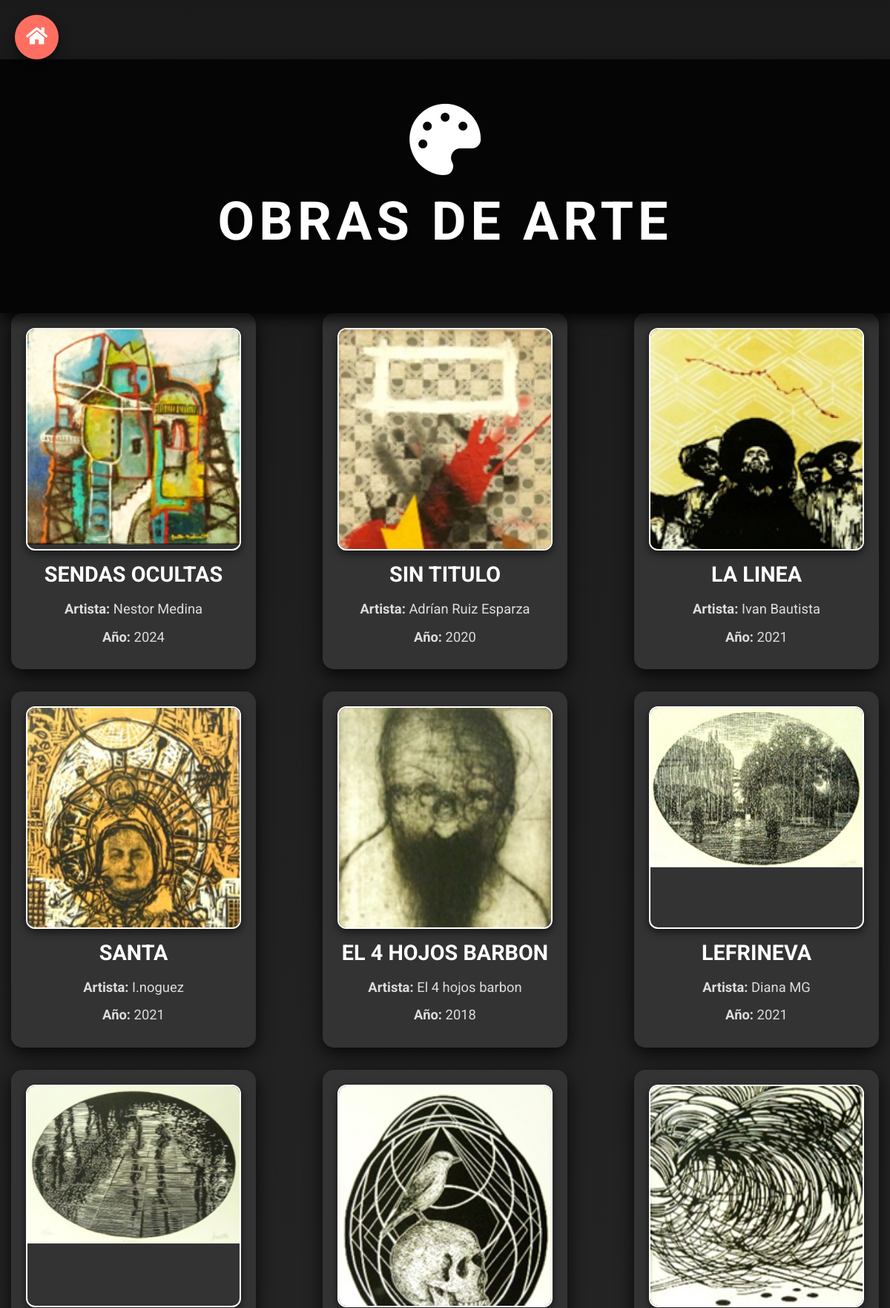
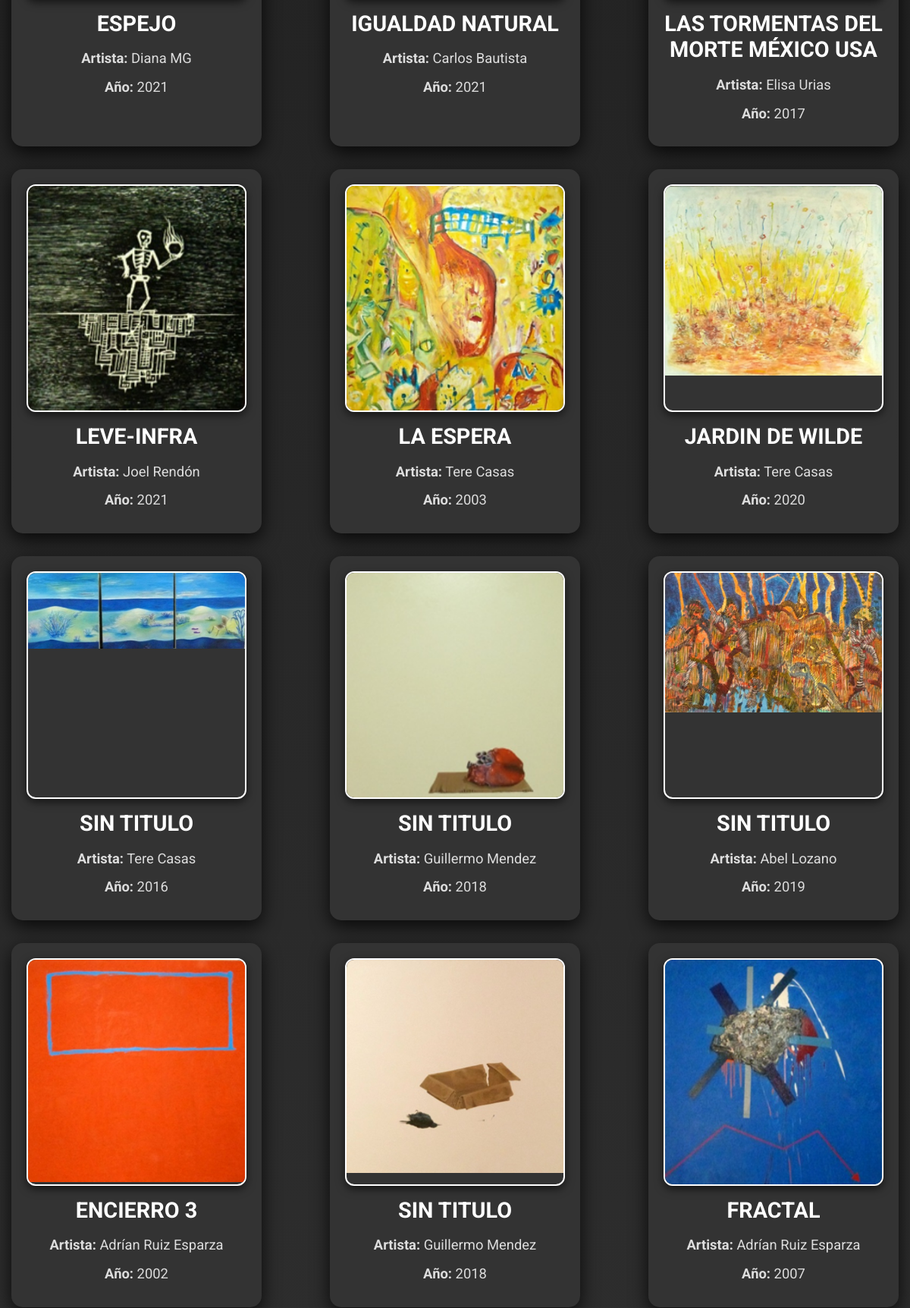
The page /index.php?action=catalog (upper part) on the database its author committed (2 pictures, top to bottom).
### tables this page shows
CREATE TABLE `artworks` (
  `id` int(11) NOT NULL,
  `name` varchar(255) DEFAULT NULL,
  `artist` varchar(255) DEFAULT NULL,
  `year` int(11) DEFAULT NULL,
  `technique` varchar(255) DEFAULT NULL,
  `image` varchar(255) DEFAULT NULL,
  `dimensions` varchar(255) DEFAULT NULL
);

### Controllers/HomeController.php (called while the page is built, shortened)
<?php
require_once 'models/Artwork.php';
class HomeController {
    public function showCatalog() {
        require_once 'config.php';
        $model = new Artwork($pdo);
        $artworks = $model->getAllArtworks();
        require 'views/catalog.php';
    }
}
?>

### Models/Artwork.php (called while the page is built)
<?php
class Artwork {
    private $pdo;
    public function __construct($pdo) {
        $this->pdo = $pdo;
    }
    public function getAllArtworks() {
        $stmt = $this->pdo->query("SELECT name, artist, year, technique, dimensions, image FROM artworks");
        return $stmt->fetchAll(PDO::FETCH_ASSOC);
    }
}
?>

### Views/catalog.php (the view, shortened to what this page needs)
<!DOCTYPE html>
<html lang="es">
<head>
    <link rel="stylesheet" href="https://stackpath.bootstrapcdn.com/bootstrap/4.5.2/css/bootstrap.min.css">
    <link rel="stylesheet" href="https://cdnjs.cloudflare.com/ajax/libs/font-awesome/5.15.4/css/all.min.css">
    <link rel="stylesheet" href="https://animate.style/animate.min.css">
</head>
<body>
    <header>
        <a href="home.php" class="btn btn-home"><i class="fas fa-home"></i></a>
        <i class="fas fa-palette art-icon"></i>
        <h1>Obras de Arte</h1>
    </header>
    <main class="container">
        <div class="row">
            <?php if (empty($artworks)): ?>
                <div class="alert alert-info text-center" role="alert">
                    No hay obras disponibles.
                </div>
            <?php else: ?>
                <?php foreach ($artworks as $artwork): ?>
                    <div class="col-md-4">
                        <div class="frame animate__animated animate__fadeIn">
                            <div class="card-img-wrapper">
                                <img src="assets/img/<?php echo htmlspecialchars($artwork['image']); ?>" class="card-img-top" alt="<?php echo htmlspecialchars($artwork['name']); ?>">
                            </div>
                            <h5 class="card-title"><?php echo htmlspecialchars($artwork['name']); ?></h5>
                            <p class="card-description"><strong>Artista:</strong> <?php echo htmlspecialchars($artwork['artist']); ?></p>
                            <p class="card-description"><strong>Año:</strong> <?php echo htmlspecialchars($artwork['year']); ?></p>
                        </div>
                    </div>
                <?php endforeach; ?>
            <?php endif; ?>
        </div>
    </main>
</body>
</html>

### index.php (shortened to what this page needs)
<?php
require_once 'controllers/HomeController.php';
$action = isset($_GET['action']) ? $_GET['action'] : 'home';
$controller = new HomeController();
switch ($action) {
    case 'catalog':
        $controller->showCatalog();
        break;
}
?>

### Views/catalog.php (style rules this page uses)
body { opacity: 0; transition: opacity 2s ease-in; background: linear-gradient(to bottom, #1a1a1a, #333) no-repeat center center fixed; background-size: cover; color: #fff; font-family: 'Roboto', sans-serif; padding-top: 80px; margin: 0; }
body.loaded { opacity: 1; }
header { text-align: center; padding: 60px 0; background: rgba(0, 0, 0, 0.8); box-shadow: 0 8px 16px rgba(0, 0, 0, 0.8); position: relative; z-index: 1000; animation: headerAnimation 2s ease-in-out; }
header h1 { font-size: 4.5rem; font-weight: 700; text-transform: uppercase; letter-spacing: 6px; color: #fff; margin-bottom: 20px; text-shadow: 3px 3px 8px rgba(0, 0, 0, 0.8); animation: textAnimation 2s ease-in-out; }
header i.art-icon { font-size: 6rem; color: #fff; margin-bottom: 20px; animation: pulse 2s infinite, fadeIn 3s ease-in; }
.btn-home { position: fixed; top: 20px; left: 20px; z-index: 1000; background-color: #ff6f61; border: none; border-radius: 50%; padding: 15px; box-shadow: 0 6px 12px rgba(0, 0, 0, 0.5); transition: background-color 0.3s ease; animation: bounce 1s infinite; }
.btn-home i { font-size: 26px; color: #fff; }
.container { max-width: 1200px; }
.row { display: flex; justify-content: space-between; flex-wrap: wrap; }
.col-md-4 { flex: 1 1 30%; max-width: 30%; margin-bottom: 30px; animation: zoomIn 1s ease-in; }
.frame { background: #333; border-radius: 15px; box-shadow: 0 8px 24px rgba(0, 0, 0, 0.8); padding: 20px; transition: transform 0.3s ease, box-shadow 0.3s ease; text-align: center; height: 100%; position: relative; overflow: hidden; animation: fadeInUp 1s ease-in; }
.card-img-wrapper { width: 100%; height: 300px; overflow: hidden; border-radius: 12px; margin-bottom: 15px; position: relative; border: 2px solid #fff; box-shadow: 0 4px 12px rgba(0, 0, 0, 0.6); transition: transform 0.5s ease; }
.card-img-top { transition: transform 0.5s ease-in-out; object-fit: cover; }
.card-title { font-size: 1.8rem; font-weight: 700; margin: 15px 0; color: #fff; text-transform: uppercase; }
.card-description { font-size: 1.15rem; color: #ddd; margin-bottom: 10px; }

### rows shown on the page
artworks: image (picture), name "SENDAS OCULTAS", artist "Nestor Medina", year "2024"
artworks: image (picture), name "SIN TITULO", artist "Adrían Ruiz Esparza", year "2020"
artworks: image (picture), name "LA LINEA", artist "Ivan Bautista", year "2021"
artworks: image+name (picture), name "SANTA", artist "I.noguez", year "2021"
artworks: image (picture), name "EL 4 HOJOS BARBON", artist "El 4 hojos barbon", year "2018"
artworks: image+name (picture), name "LEFRINEVA", artist "Diana MG", year "2021"
artworks: image (picture), name "ESPEJO", artist "Diana MG", year "2021"
artworks: image (picture), name "IGUALDAD NATURAL", artist "Carlos Bautista", year "2021"
artworks: image (picture), name "LAS TORMENTAS DEL MORTE MÉXICO USA", artist "Elisa Urias", year "2017"
artworks: image (picture), name "LEVE-INFRA", artist "Joel Rendón", year "2021"
artworks: image (picture), name "LA ESPERA", artist "Tere Casas", year "2003"
artworks: image (picture), name "JARDIN DE WILDE", artist "Tere Casas", year "2020"
artworks: image (picture), name "SIN TITULO", artist "Tere Casas", year "2016"
artworks: image (picture), name "SIN TITULO", artist "Guillermo Mendez", year "2018"
artworks: image (picture), name "SIN TITULO", artist "Abel Lozano", year "2019"
artworks: image (picture), name "ENCIERRO 3", artist "Adrían Ruiz Esparza", year "2002"
artworks: image (picture), name "SIN TITULO", artist "Guillermo Mendez", year "2018"
artworks: image+name (picture), name "FRACTAL", artist "Adrían Ruiz Esparza", year "2007"
